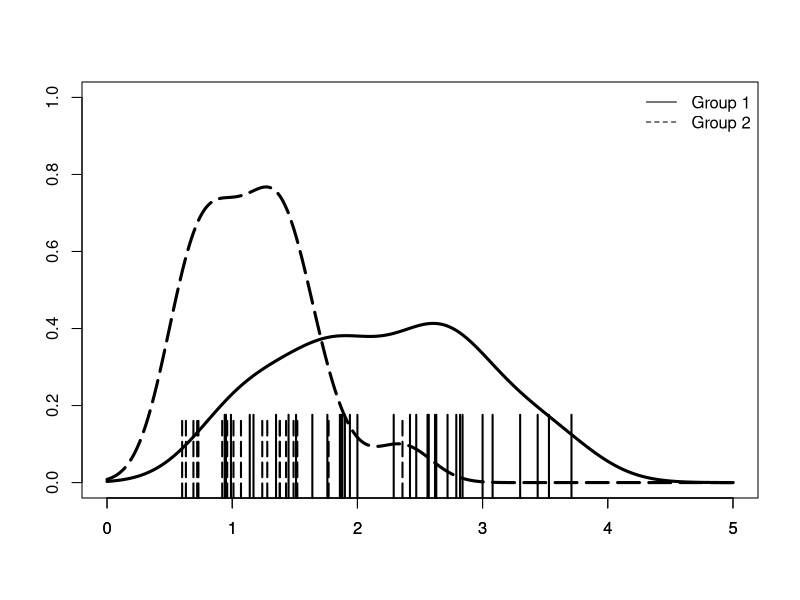

This chart was generated by the following R code:
##################################################################################################
# ~~~~~~~~~~~~~~~~~~~~~~~~~~~~~~~~~~~~~~~~~~~~~~~~~~~~~~~~~~~~~~~~~~~~~~~~~~~~~~~~~~~~~~~~~~~~~~~~
##################################################################################################
# Start
#"""""""""""""""""""""""""""""""""""""""""""""""""""""""""""""""""""""""""""""""""""""""""""""""""
# Density plot script written by Dr Reza Rafiee
# Research Associate, Northern Institute for Cancer Research, Newcastle University
# This script gets a csv file including age at diagnosis and subsubgroup for density plot 

trapezoidal_integration = function(x, f)
{
  ### 3 checks to ensure that the arguments are numeric and of equal lengths
  # check if the variable of integration is numeric
  if (!is.numeric(x))
  {
    stop('The variable of integration "x" is not numeric.')
  }
  # check if the integrand is numeric
  if (!is.numeric(f))
  {
    stop('The integrand "f" is not numeric.')
  }
  # check if the variable of integration and the integrand have equal lengths
  if (length(x) != length(f))
  {
    stop('The lengths of the variable of integration and the integrand do not match.')
  }
  ### finish checks
  # obtain length of variable of integration and integrand
  n = length(x)
  # integrate using the trapezoidal rule
  integral = 0.5*sum((x[2:n] - x[1:(n-1)]) * (f[2:n] + f[1:(n-1)]))
  # print the definite integral
  return(integral)
}

#=============================================================================================
#=============================================================================================
setwd("~/My Projects at NICR/2014/Infant/Our New Material")

## loading data
# for Sub-subgroup
data0_5 <- read.csv("Infant_2SubgroupInSHH.csv", header=T) # Paper, sub-subgroup density plot, March 2017

# #Uncomment for DN_MBEN vs. Non DNMBEN in SHH
# data_Infant16 <- read.csv("Under5vsOver5DensityPlots.csv", header=T)
# data0_5 <- data_Infant16[which(data_Infant16$Under.5 == 1),]
# data0_5 <- data0_5[data0_5$SHH == 1,]

Cohort_size <- nrow(data0_5) # n=51
Cohort_name <- paste("Age Distribution, Under 5, n=", Cohort_size)
lb <- 0   # lower bound of the age 
hb <- 5   # higher bound of the age 
 
data0_5_SHH_Grp1 <- data0_5 

#&&&&&&&&&&&&&&&&&&&&&&&&&&&&&&&&&&&&&&&&&&& for Sub-subgroup &&&&&&&&&&&&&&&&&&&&&&&&&&&&&&&&&&&&&&&&&&&&
Temp_Col <- data0_5_SHH_Grp1$SHH_Subsubgroup_March17
Temp_Col <- as.numeric(data0_5_SHH_Grp1$SHH_Subsubgroup_March17)
Temp_Col[Temp_Col[] == "1"] <- "Group 1"
Temp_Col[Temp_Col[] == "2"] <- "Group 2"
data0_5_SHH_Grp1$SHH_Subsubgroup_March17 <- Temp_Col

infant_cohort <- data0_5_SHH_Grp1
Cohort_size <- nrow(infant_cohort)

# Density plot Group 1 vs. Group 2 (SHH sub-subgroup)
ageGrp1vsGrp2 <- infant_cohort$Ageatdiagnosis
ageGrp1vsGrp2 <- ageGrp1vsGrp2[infant_cohort$SHH_Subsubgroup_March17 == "Group 1"| infant_cohort$SHH_Subsubgroup_March17 == "Group 2"]
tmp_group1 <- factor(infant_cohort$SHH_Subsubgroup_March17[infant_cohort$SHH_Subsubgroup_March17 == "Group 1" | infant_cohort$SHH_Subsubgroup_March17 == "Group 2"])

# #&&&&&&&&&&&&&&&&&&&&&&&&&&&&&&&&&&&&&&&&&&& for DN_MBEN vs. Non DN/MBEN &&&&&&&&&&&&&&&&&&&&&&&&&&&&&&&&&&
# # Uncomment for plotting DN_MBEN vs. Non DN/MBEN
# Temp_Col <- data0_5_SHH_Grp1$DN.MBEN
# Temp_Col <- as.numeric(data0_5_SHH_Grp1$DN.MBEN)
# Temp_Col[Temp_Col[] == "1"] <- "Group 1"
# Temp_Col[Temp_Col[] == "2"] <- "Group 2"
# data0_5_SHH_Grp1$DN.MBEN <- Temp_Col
# 
# infant_cohort <- data0_5_SHH_Grp1
# Cohort_size <- nrow(infant_cohort)
# 
# # Density plot Group 1 vs. Group 2 (SHH sub-subgroup)
# ageGrp1vsGrp2 <- infant_cohort$Ageatdiagnosis
# ageGrp1vsGrp2 <- ageGrp1vsGrp2[infant_cohort$DN.MBEN == "Group 1"| infant_cohort$DN.MBEN == "Group 2"]
# tmp_group1 <- factor(infant_cohort$DN.MBEN[infant_cohort$DN.MBEN == "Group 1" | infant_cohort$DN.MBEN == "Group 2"])
# #&&&&&&&&&&&&&&&&&&&&&&&&&&&&&&&&&&&&&&&&&&&#&&&&&&&&&&&&&&&&&&&&&&&&&&&&&&&&&&&&&&&&&&&&&&&&&&&&&&&&&&&&&&



# obtain values of the kernel density estimates
density_var1 = density(ageGrp1vsGrp2[tmp_group1 == "Group 1"], na.rm = T, from = lb, to = hb)
density_var2 = density(ageGrp1vsGrp2[tmp_group1 == "Group 2"], na.rm = T, from = lb, to = hb)
###############################
kde = density_var1$y
support_var1 = density_var1$x
integral_kde = trapezoidal_integration(support_var1, kde)
kde_scaled = kde/integral_kde

kde2 = density_var2$y
support_var2 = density_var2$x
integral_kde2 = trapezoidal_integration(support_var2, kde2)
kde_scaled2 = kde2/integral_kde2

# number of points used in density plot
n_density1 = density_var1$n
n_density2 = density_var2$n

# bandwidth in density plot
bw_density1 = density_var1$bw
bw_density2 = density_var2$bw

#&&&&&&&&&&&&&&&&&&&&&&&&&&&&&&&&&&&&&&&&&&& for Sub-subgroup &&&&&&&&&&&&&&&&&&&&&&&&&&&&&&&&&&&&&&&&&&&&
# For SHH - Group 1 vs. Group 2
ifelse(max(kde_scaled2) > max(kde_scaled),yub <- max(kde_scaled2),yub <- max(kde_scaled))
plot(1, type="n", xlab="", ylab="", xlim=c(0, 5), ylim=c(0,1))
lines(support_var1, kde_scaled, col = 'black', lwd=3)  # 
lines(support_var2, kde_scaled2, col = 'black', lwd=3, lty="longdash") # 
axis(1, at=lb:hb)
rug(ageGrp1vsGrp2[tmp_group1 == "Group 1"], col="black", side = 1, ticksize=0.2,lwd = 2)
rug(ageGrp1vsGrp2[tmp_group1 == "Group 2"], col="black", side = 1, ticksize=0.2,lwd = 2, lty="longdash")
legend('topright', c("Group 1","Group 2"), 
       lty=1:2, col=c('black', 'black'), bty='n', cex=1.0)


# #&&&&&&&&&&&&&&&&&&&&&&&&&&&&&&&&&&&&&&&&&&& for DN_MBEN vs. Non DN/MBEN &&&&&&&&&&&&&&&&&&&&&&&&&&&&&&&&&&
# # Uncomment
# ifelse(max(kde_scaled2) > max(kde_scaled),yub <- max(kde_scaled2),yub <- max(kde_scaled))
# plot(1, type="n", xlab="", ylab="", xlim=c(0, 5), ylim=c(0,0.5))
# lines(support_var1, kde_scaled, col = 'red', lwd=2)  #
# lines(support_var2, kde_scaled2, col = 'pink', lwd=2)#, lty="longdash") #
# axis(1, at=lb:hb)
# rug(ageGrp1vsGrp2[tmp_group1 == "Group 1"], col="red", side = 1, ticksize=0.2,lwd = 2)
# rug(ageGrp1vsGrp2[tmp_group1 == "Group 2"], col="pink", side = 1, ticksize=0.2,lwd = 2)#, lty="longdash")
# 
# # Only samples which are DN/MBEN in Grp4
# data0_5 <- data_Infant16[which(data_Infant16$Under.5 == 1),]
# data0_5_Grp4 <- data0_5[which(data0_5$G4 == 1),]
# data_0_5_Grp4_DNMBEN <- data0_5_Grp4[which(data0_5_Grp4$DN.MBEN == 1),]
# rug(c(0.24,2.86,3.65), col="darkgreen", side = 1, ticksize=0.2,lwd = 2) # DN_MBEN in Grp4
# 
# legend('topright', c("DN/MBEN (SHH)","Non DNMBEN (SHH)","DN/MBEN (Grp4)"), lty=1, col=c('red', 'pink','darkgreen'), bty='n', cex=1.0, pt.cex = 1.0)
# 
# boxplot(ageGrp1vsGrp2[tmp_group1 == "Group 1"],ageGrp1vsGrp2[tmp_group1 == "Group 2"],
#         names=c("DN_MBEN","Non DN_MBEN"),
#         main= "DN_MBEN vs. Non DN_MBEN",
#         ylab="Age at Diagnosis (years)",
#         col=c("red","pink"),
#         las=1,
#         notch = FALSE)


#"""""""""""""""""""""""""""""""""""""""""""""""""""""""""""""""""""""""""""""""""""""""""""""""""
# End
##################################################################################################
# ~~~~~~~~~~~~~~~~~~~~~~~~~~~~~~~~~~~~~~~~~~~~~~~~~~~~~~~~~~~~~~~~~~~~~~~~~~~~~~~~~~~~~~~~~~~~~~~~
##################################################################################################

